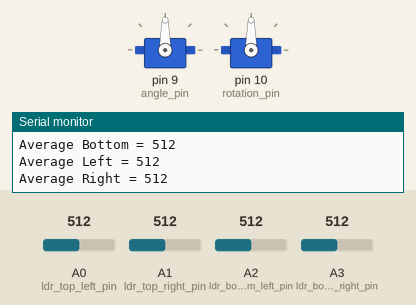
A sketch run on a simulated Arduino Uno, built with avr-gcc and run on an emulated ATmega328P. On the bench: 2 × servo, the last lines printed to the serial monitor. The test bench sets the inputs (shaded band); at power-on: A0 (ldr_top_left_pin) = 512, A1 (ldr_top_right_pin) = 512, A2 (ldr_bottom_left_pin) = 512, A3 (ldr_bottom_right_pin) = 512.

Above: at 1.9 s.
2.0 s: A0 (ldr_top_left_pin) set to 574
3.7 s: A0 (ldr_top_left_pin) set to 590
At 5.3 s:
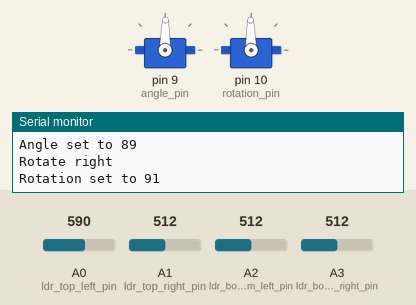
7.7 s: A1 (ldr_top_right_pin) set to 537
At 9.4 s:
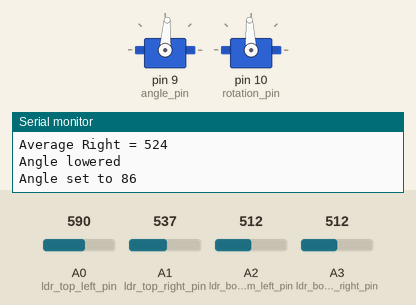
12.1 s: A2 (ldr_bottom_left_pin) set to 530
At 13.4 s:
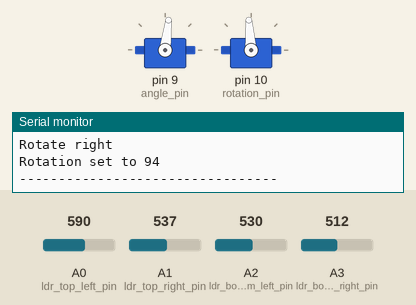
16.5 s: A2 (ldr_bottom_left_pin) set to 716
20.9 s: A3 (ldr_bottom_right_pin) set to 306
At 28.5 s:
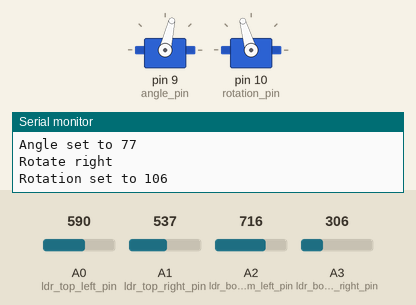
Timing chart, 0 to 47.8 s (numbered marks = the images above; inputs shaded):
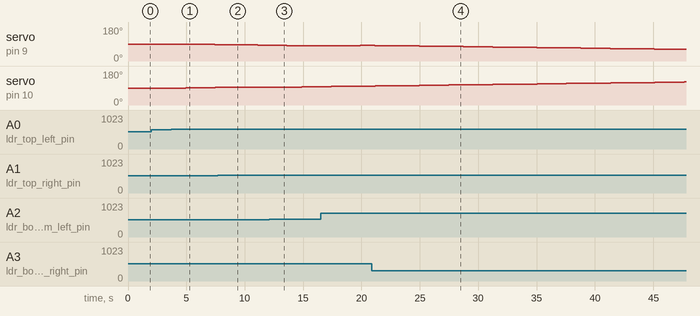

The sketch:

SolarBotScript_V1.ino
```cpp
// Script for SolarBot V1
// June 2022
// Lucas Wirz-Vitiuk & Enes Karapinar

// Libraries
#include <Servo.h>

// Define actuators
Servo angle;
Servo rotation;

// Define actuator pins
int angle_pin = 9;
int rotation_pin = 10;

// Define sensor pins
int ldr_top_left_pin = A0;
int ldr_top_right_pin = A1;
int ldr_bottom_left_pin = A2;
int ldr_bottom_right_pin = A3;

// Define sensor variables
int ldr_top_left_value = 0;
int ldr_top_right_value = 0;
int ldr_bottom_left_value = 0;
int ldr_bottom_right_value = 0;
int threshold = 35;
int average_top = 0;
int average_bottom = 0;
int average_left = 0;
int average_right = 0;
int difference = 0;

// Define actuator variables
int set_angle = 90;
int set_rotation = 90;
int movement_rate = 1;
int angle_max = 170;
int angle_min = 10;

void setup() {

  // Initiate actuators
  angle.attach(angle_pin);
  angle.write(set_angle);
  rotation.attach(rotation_pin);
  rotation.write(set_rotation);

  // Open serial port
  Serial.begin(9600);
}

void loop() {

  // Input sensor data
  ldr_top_left_value = analogRead(ldr_top_left_pin);
  ldr_top_right_value = analogRead(ldr_top_right_pin);
  ldr_bottom_left_value = analogRead(ldr_bottom_left_pin);
  ldr_bottom_right_value = analogRead(ldr_bottom_right_pin);

  // Output sensor data
  Serial.print("LDR Top Left - Value = ");
  Serial.println(ldr_top_left_value);
  Serial.print("LDR Top Right - Value = ");
  Serial.println(ldr_top_right_value);
  Serial.print("LDR Bottom Left - Value = ");
  Serial.println(ldr_bottom_left_value);
  Serial.print("LDR Bottom Right - Value = ");
  Serial.println(ldr_bottom_right_value);
  Serial.println();

  // Calculate average
  average_top = (ldr_top_left_value + ldr_top_right_value) / 2;
  average_bottom = (ldr_bottom_left_value + ldr_bottom_right_value) / 2;
  average_left = (ldr_top_left_value + ldr_bottom_left_value) / 2;
  average_right = (ldr_top_right_value + ldr_bottom_right_value) / 2;

  // Output average
  Serial.print("Average Top = ");
  Serial.println(average_top);
  Serial.print("Average Bottom = ");
  Serial.println(average_bottom);
  Serial.print("Average Left = ");
  Serial.println(average_left);
  Serial.print("Average Right = ");
  Serial.println(average_right);
  Serial.println();

  // Check and set angle
  difference = average_bottom - average_top;
  if (abs(difference) > threshold) {
    if (difference > 0 && set_angle < angle_max) {
      set_angle += movement_rate;
      Serial.println("Angle heightened");
    }
    if (difference < 0 && set_angle > angle_min) {
      set_angle -= movement_rate;
      Serial.println("Angle lowered");
    }
    angle.write(set_angle);
    Serial.print("Angle set to ");
    Serial.println(set_angle);
    Serial.println();
  }

  // Check and set rotation
  difference = average_left - average_right;
  if (abs(difference) > threshold) {
    if (set_angle >= 90) {
      if (difference < 0 && set_rotation < 180) {
        set_rotation += movement_rate;
        Serial.println("Rotate left");
      }
      if (difference > 0 && set_rotation > 0) {
        set_rotation -= movement_rate;
        Serial.println("Rotate right");
      }
    } else {
      if (difference > 0 && set_rotation < 180) {
        set_rotation += movement_rate;
        Serial.println("Rotate right");
      }
      if (difference < 0 && set_rotation > 0) {
        set_rotation -= movement_rate;
        Serial.println("Rotate left");
      }
    }
    rotation.write(set_rotation);
    Serial.print("Rotation set to ");
    Serial.println(set_rotation);
    Serial.println();
  }

  // Define loop-time
  delay(1000);

  // Print line
  Serial.println("---------------------------------");
  Serial.println();
}
```

Measured:
- after the input at 3.7 s, servo on pin 9 (angle_pin): 90° → 89° after 1.2 s, → 88° 1.3 s later, → 87° 1.3 s later; servo on pin 10 (rotation_pin): 90° → 91° after 1.2 s, → 92° 1.3 s later, → 93° 1.3 s later
- after the input at 7.7 s, servo on pin 10 (rotation_pin): stays 93° (without the input it goes to 94° after 1.0 s)
- after the input at 12.1 s, servo on pin 10 (rotation_pin): 93° → 94° after 0.27 s, → 95° 1.3 s later, → 96° 1.3 s later, → 97° 1.3 s later
